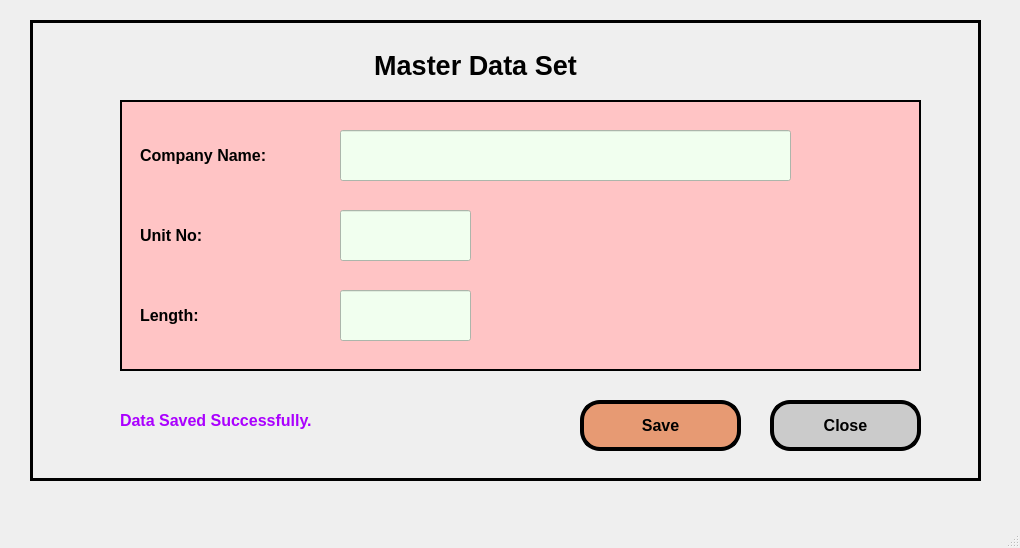
<?xml version="1.0" encoding="UTF-8"?>
<ui version="4.0">
 <class>MainWindow</class>
 <widget class="QMainWindow" name="MainWindow">
  <property name="geometry">
   <rect>
    <x>0</x>
    <y>0</y>
    <width>1020</width>
    <height>548</height>
   </rect>
  </property>
  <property name="windowTitle">
   <string>MainWindow</string>
  </property>
  <widget class="QWidget" name="centralwidget">
   <widget class="QFrame" name="frame">
    <property name="geometry">
     <rect>
      <x>30</x>
      <y>20</y>
      <width>951</width>
      <height>461</height>
     </rect>
    </property>
    <property name="frameShape">
     <enum>QFrame::Box</enum>
    </property>
    <property name="frameShadow">
     <enum>QFrame::Plain</enum>
    </property>
    <property name="lineWidth">
     <number>3</number>
    </property>
    <widget class="QLabel" name="label">
     <property name="geometry">
      <rect>
       <x>320</x>
       <y>20</y>
       <width>251</width>
       <height>51</height>
      </rect>
     </property>
     <property name="font">
      <font>
       <family>Arial</family>
       <pointsize>20</pointsize>
       <weight>75</weight>
       <bold>true</bold>
      </font>
     </property>
     <property name="text">
      <string>Master Data Set</string>
     </property>
     <property name="alignment">
      <set>Qt::AlignCenter</set>
     </property>
    </widget>
    <widget class="QFrame" name="frame_2">
     <property name="geometry">
      <rect>
       <x>90</x>
       <y>80</y>
       <width>801</width>
       <height>271</height>
      </rect>
     </property>
     <property name="styleSheet">
      <string notr="true">background-color: rgb(255, 196, 197);</string>
     </property>
     <property name="frameShape">
      <enum>QFrame::Box</enum>
     </property>
     <property name="frameShadow">
      <enum>QFrame::Plain</enum>
     </property>
     <property name="lineWidth">
      <number>2</number>
     </property>
     <widget class="QLabel" name="label_3">
      <property name="geometry">
       <rect>
        <x>20</x>
        <y>30</y>
        <width>181</width>
        <height>51</height>
       </rect>
      </property>
      <property name="font">
       <font>
        <family>Arial</family>
        <pointsize>12</pointsize>
        <weight>75</weight>
        <bold>true</bold>
       </font>
      </property>
      <property name="text">
       <string>Company Name:</string>
      </property>
      <property name="alignment">
       <set>Qt::AlignLeading|Qt::AlignLeft|Qt::AlignVCenter</set>
      </property>
     </widget>
     <widget class="QLineEdit" name="lineEdit">
      <property name="geometry">
       <rect>
        <x>220</x>
        <y>30</y>
        <width>451</width>
        <height>51</height>
       </rect>
      </property>
      <property name="font">
       <font>
        <family>Arial</family>
        <pointsize>12</pointsize>
        <weight>75</weight>
        <bold>true</bold>
       </font>
      </property>
      <property name="styleSheet">
       <string notr="true">background-color: rgb(241, 255, 239);</string>
      </property>
     </widget>
     <widget class="QLabel" name="label_4">
      <property name="geometry">
       <rect>
        <x>20</x>
        <y>110</y>
        <width>171</width>
        <height>51</height>
       </rect>
      </property>
      <property name="font">
       <font>
        <family>Arial</family>
        <pointsize>12</pointsize>
        <weight>75</weight>
        <bold>true</bold>
       </font>
      </property>
      <property name="text">
       <string>Unit No:</string>
      </property>
      <property name="alignment">
       <set>Qt::AlignLeading|Qt::AlignLeft|Qt::AlignVCenter</set>
      </property>
     </widget>
     <widget class="QLineEdit" name="lineEdit_2">
      <property name="geometry">
       <rect>
        <x>220</x>
        <y>110</y>
        <width>131</width>
        <height>51</height>
       </rect>
      </property>
      <property name="font">
       <font>
        <family>Arial</family>
        <pointsize>12</pointsize>
        <weight>75</weight>
        <bold>true</bold>
       </font>
      </property>
      <property name="styleSheet">
       <string notr="true">background-color: rgb(241, 255, 239);</string>
      </property>
     </widget>
     <widget class="QLabel" name="label_5">
      <property name="geometry">
       <rect>
        <x>20</x>
        <y>190</y>
        <width>101</width>
        <height>51</height>
       </rect>
      </property>
      <property name="font">
       <font>
        <family>Arial</family>
        <pointsize>12</pointsize>
        <weight>75</weight>
        <bold>true</bold>
       </font>
      </property>
      <property name="text">
       <string>Length:</string>
      </property>
      <property name="alignment">
       <set>Qt::AlignLeading|Qt::AlignLeft|Qt::AlignVCenter</set>
      </property>
     </widget>
     <widget class="QLineEdit" name="lineEdit_3">
      <property name="geometry">
       <rect>
        <x>220</x>
        <y>190</y>
        <width>131</width>
        <height>51</height>
       </rect>
      </property>
      <property name="font">
       <font>
        <family>Arial</family>
        <pointsize>12</pointsize>
        <weight>75</weight>
        <bold>true</bold>
       </font>
      </property>
      <property name="styleSheet">
       <string notr="true">background-color: rgb(241, 255, 239);</string>
      </property>
     </widget>
    </widget>
    <widget class="QPushButton" name="pushButton_6">
     <property name="geometry">
      <rect>
       <x>550</x>
       <y>380</y>
       <width>161</width>
       <height>51</height>
      </rect>
     </property>
     <property name="font">
      <font>
       <family>Arial</family>
       <pointsize>12</pointsize>
       <weight>75</weight>
       <bold>true</bold>
      </font>
     </property>
     <property name="styleSheet">
      <string notr="true">background-color: rgb(231, 154, 115);
border-radius:20px;
border-color: rgb(0, 0, 0);
border-style:outset;
border-width:4px;</string>
     </property>
     <property name="text">
      <string>Save</string>
     </property>
     <property name="autoDefault">
      <bool>true</bool>
     </property>
     <property name="default">
      <bool>true</bool>
     </property>
     <property name="flat">
      <bool>false</bool>
     </property>
    </widget>
    <widget class="QPushButton" name="pushButton_5">
     <property name="geometry">
      <rect>
       <x>740</x>
       <y>380</y>
       <width>151</width>
       <height>51</height>
      </rect>
     </property>
     <property name="font">
      <font>
       <family>Arial</family>
       <pointsize>12</pointsize>
       <weight>75</weight>
       <bold>true</bold>
      </font>
     </property>
     <property name="styleSheet">
      <string notr="true">background-color: rgb(203, 203, 203);
border-radius:20px;
border-color: rgb(0, 0, 0);
border-style:outset;
border-width:4px;</string>
     </property>
     <property name="text">
      <string>Close</string>
     </property>
     <property name="autoDefault">
      <bool>true</bool>
     </property>
     <property name="default">
      <bool>true</bool>
     </property>
     <property name="flat">
      <bool>false</bool>
     </property>
    </widget>
    <widget class="QLabel" name="label_47">
     <property name="geometry">
      <rect>
       <x>90</x>
       <y>380</y>
       <width>251</width>
       <height>41</height>
      </rect>
     </property>
     <property name="font">
      <font>
       <family>Arial</family>
       <pointsize>12</pointsize>
       <weight>75</weight>
       <bold>true</bold>
       <underline>false</underline>
      </font>
     </property>
     <property name="styleSheet">
      <string notr="true">color: rgb(170, 0, 255);</string>
     </property>
     <property name="text">
      <string>Data Saved Successfully.</string>
     </property>
     <property name="alignment">
      <set>Qt::AlignLeading|Qt::AlignLeft|Qt::AlignVCenter</set>
     </property>
    </widget>
   </widget>
  </widget>
  <widget class="QMenuBar" name="menubar">
   <property name="geometry">
    <rect>
     <x>0</x>
     <y>0</y>
     <width>1020</width>
     <height>21</height>
    </rect>
   </property>
  </widget>
  <widget class="QStatusBar" name="statusbar"/>
 </widget>
 <resources/>
 <connections/>
</ui>
